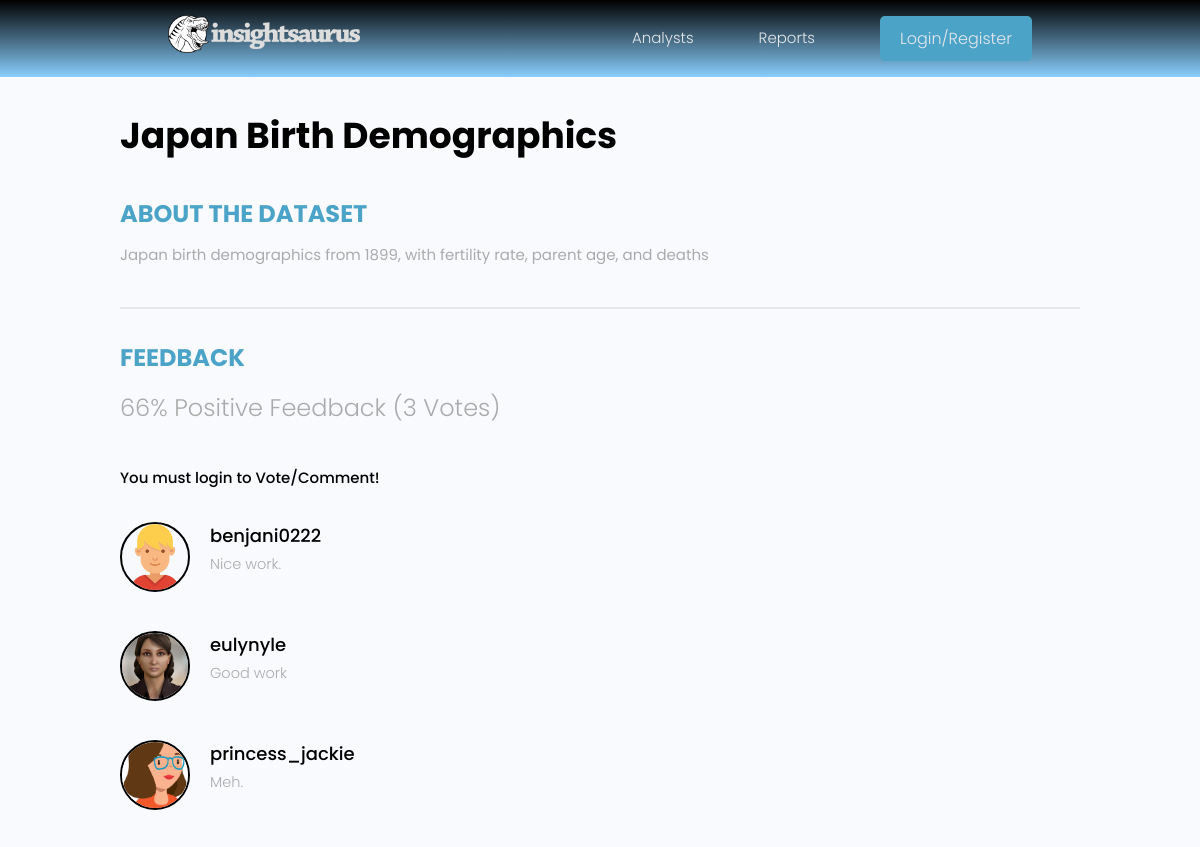
/dataset/572fe72c-f1ab-497b-9761-61ca14dbac2d/, run on an earlier commit of the app's database.
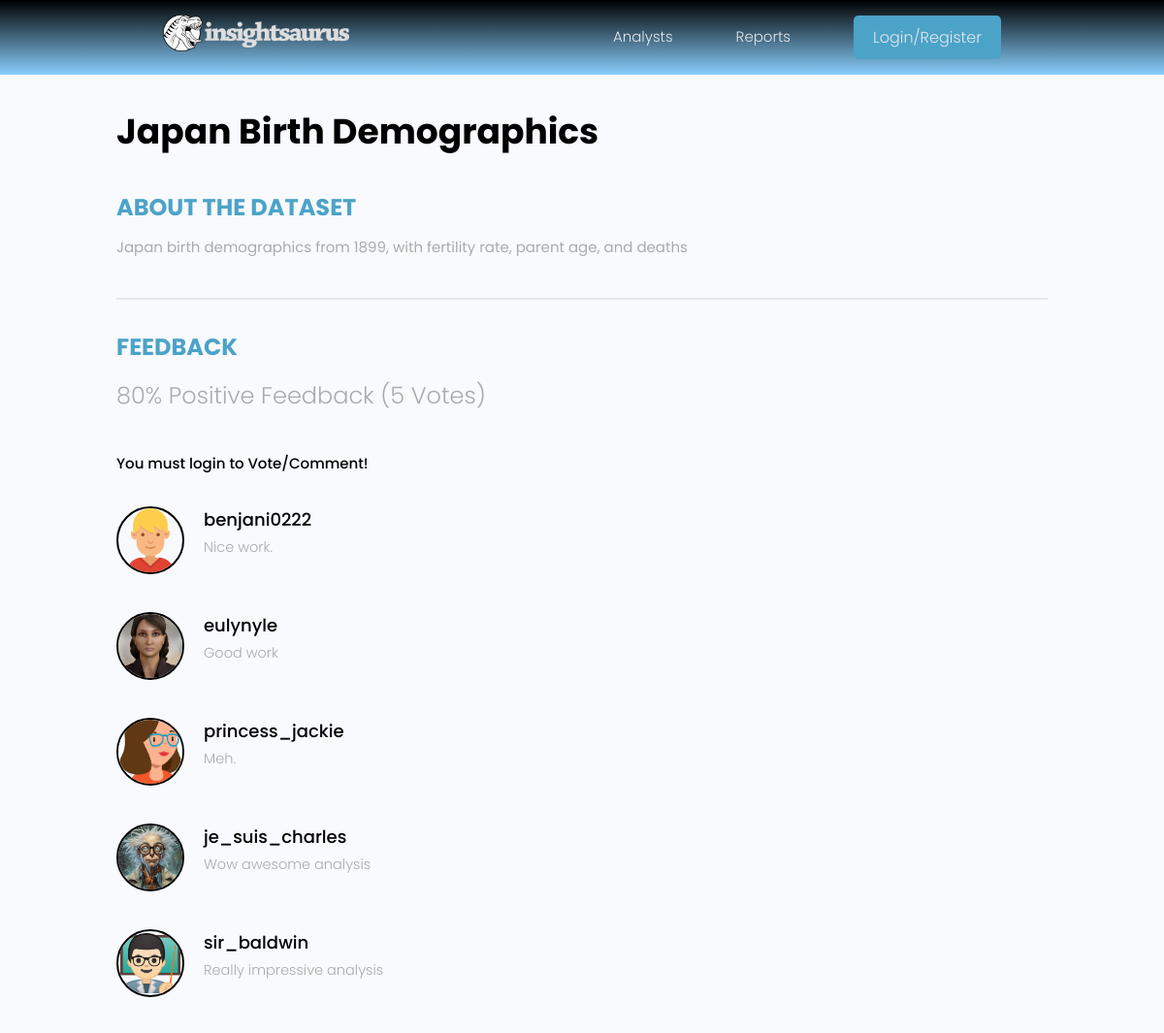
And on a later commit of the database.
### datasets/models.py (models this page shows, shortened)
class Dataset(models.Model):
    title = models.CharField(max_length=200)
    description = models.TextField(null=True, blank=True)
    dataset_image = models.ImageField(null=True, blank=True, default="default.jpg")
    source_link = models.CharField(max_length=2000, null=True, blank=True)
    tags = models.ManyToManyField('Tag', blank=True)
    vote_total = models.IntegerField(default=0, null=True, blank=True)
    vote_ratio = models.IntegerField(default=0, null=True, blank=True)
    created = models.DateTimeField(auto_now_add=True)
    id_num = models.UUIDField(default=uuid.uuid4, unique=True, primary_key=True, editable=False)

class Review(models.Model):
    VOTE_TYPE = (
        ('up', 'Upvote'),
        ('down', 'Downvote'),
    )
    owner = models.ForeignKey(Profile, on_delete=models.CASCADE, null=True)
    dataset = models.ForeignKey(Dataset, on_delete=models.CASCADE)
    reviewBody = models.TextField(null=True, blank=True)
    value = models.CharField(max_length=200, choices=VOTE_TYPE)
    created = models.DateTimeField(auto_now_add=True)
    id_num = models.UUIDField(default=uuid.uuid4, unique=True, primary_key=True, editable=False)
    class Meta:
        unique_together = [['owner', 'dataset']]

### users/models.py (models this page shows, shortened)
class Profile(models.Model):
    user = models.OneToOneField(User, on_delete=models.CASCADE, null=True, blank=True)
    name = models.CharField(max_length=200, blank=True, null=True)
    email = models.EmailField(max_length=200, blank=True, null=True)
    username = models.CharField(max_length=200, blank=True, null=True)
    location = models.CharField(max_length=200, blank=True, null=True)
    short_bio = models.CharField(max_length=200, blank=True, null=True)
    bio = models.CharField(max_length=2000, blank=True, null=True)
    profile_image = models.ImageField(null=True, blank=True, upload_to='profiles/', default="profiles/default-profile.png")
    available = models.BooleanField(default=False)
    created = models.DateTimeField(auto_now_add=True)
    id_num = models.UUIDField(default=uuid.uuid4, unique=True, primary_key=True, editable=False)

### datasets/views.py (the view, shortened to what this page needs)
# urls.py: path('dataset/<str:pk>/', views.dataset, name="dataset"),
def dataset(request, pk):
    datasetObj = Dataset.objects.get(id_num=pk)
    has_reviewed = user_has_reviewed(request.user, datasetObj)
    form = ReviewForm()
    return render(request, 'datasets/single-dataset.html', {'dataset':datasetObj, 'form':form, 'has_reviewed': has_reviewed,})

### datasets/views.py (called while the page is built, shortened)
def user_has_reviewed(user, dataset):
    if isinstance(user, AnonymousUser) or not user.is_authenticated:
        return False, None

### datasets/templates/datasets/single-dataset.html
{% extends "main.html" %}
{% block content%}
<main class="singleProject my-md">
    <div class="container">
        <div class="column column--2of3">
          <h2 class="singleProject__title">{{dataset.title}}</h2>
          <h3 class="singleProject__subtitle">About the Dataset</h3>
          <div class="singleProject__info">
            {{dataset.description}}
          </div>
          <div class="comments">
            <h3 class="singleProject__subtitle">Feedback</h3>
            <h5 class="project--rating">
              {{dataset.vote_ratio}}% Positive Feedback ({{dataset.vote_total}} Vote{{dataset.vote_total|pluralize:"s"}})
            </h5>
        {% if user.is_authenticated %}
          {% if has_reviewed %}
            <p>You have already submitted a Vote/Comment!</p>
          {% elif request.user.is_authenticated %}
              <form class="form" action="{% url 'dataset' dataset.id_num %}" method="POST">
                  {% csrf_token %}
                  {% for field in form %}
                      <div class="form__field">
                          <label for="formInput#textarea">{{field.label}}</label>
                          {{field}}
                      </div>
                  {% endfor %}
                  <input class="btn btn--sub btn--lg" type="submit" value="Vote/Comment" />
              </form>
            {% endif %}
          {% else %}
          <a href="{% url 'login' %}?next={{request.path}}">You must login to Vote/Comment!</a>
        {% endif %}
            <div class="commentList">
              {% for review in dataset.review_set.all %}
              {% if review.reviewBody %}
              <div class="comment">
                  <a href="{% url 'user-profile' review.owner.id_num  %}">
                      <img class="avatar avatar--md" src="{{review.owner.profile_image.url}}" alt="user" />
                  </a>
                  <div class="comment__details">
                      <a href="{% url 'user-profile' review.owner.id_num  %}"
                          class="comment__author">{{review.owner.username}}</a>
                      <p class="comment__info">{{review.reviewBody|linebreaksbr}}</p>
                  </div>
              </div>
              {% endif %}
              {% endfor %}
              </div>
            </div>
          </div>
        </div>
  </main>
{% endblock content %}

What changed in the data, as far as the page shows it:
changed Dataset "Japan Birth Demographics": vote_ratio "66" → "80"; vote_total "3" → "5"
added Review: owner.profile_image (picture), owner.username "je_suis_charles", reviewBody "Wow awesome analysis"
added Review: owner.profile_image (picture), owner.username "sir_baldwin", reviewBody "Really impressive analysis"
